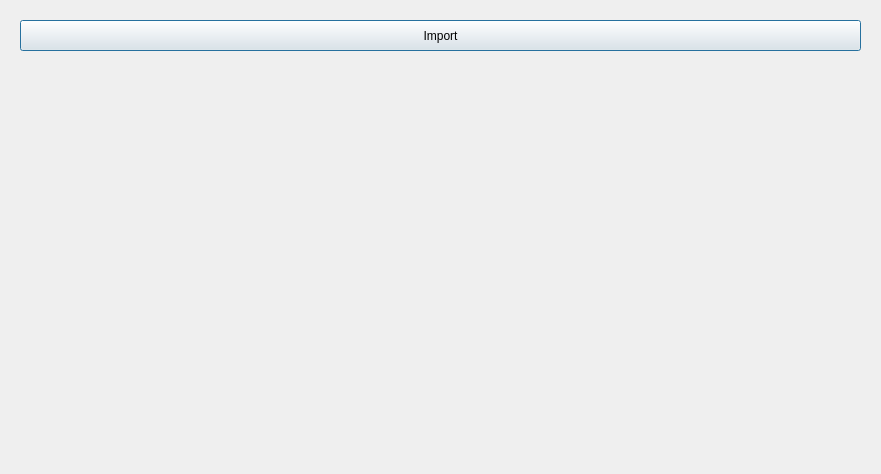
<?xml version="1.0" encoding="UTF-8"?>
<ui version="4.0">
 <class>Dialog</class>
 <widget class="QDialog" name="Dialog">
  <property name="geometry">
   <rect>
    <x>0</x>
    <y>0</y>
    <width>881</width>
    <height>474</height>
   </rect>
  </property>
  <property name="windowTitle">
   <string>Dialog</string>
  </property>
  <widget class="QPushButton" name="importButton">
   <property name="geometry">
    <rect>
     <x>20</x>
     <y>20</y>
     <width>841</width>
     <height>31</height>
    </rect>
   </property>
   <property name="text">
    <string>Import</string>
   </property>
  </widget>
  <widget class="QLabel" name="imgLabel">
   <property name="geometry">
    <rect>
     <x>20</x>
     <y>60</y>
     <width>841</width>
     <height>301</height>
    </rect>
   </property>
   <property name="frameShape">
    <enum>QFrame::NoFrame</enum>
   </property>
   <property name="text">
    <string/>
   </property>
   <property name="alignment">
    <set>Qt::AlignCenter</set>
   </property>
  </widget>
 </widget>
 <resources/>
 <connections/>
</ui>
